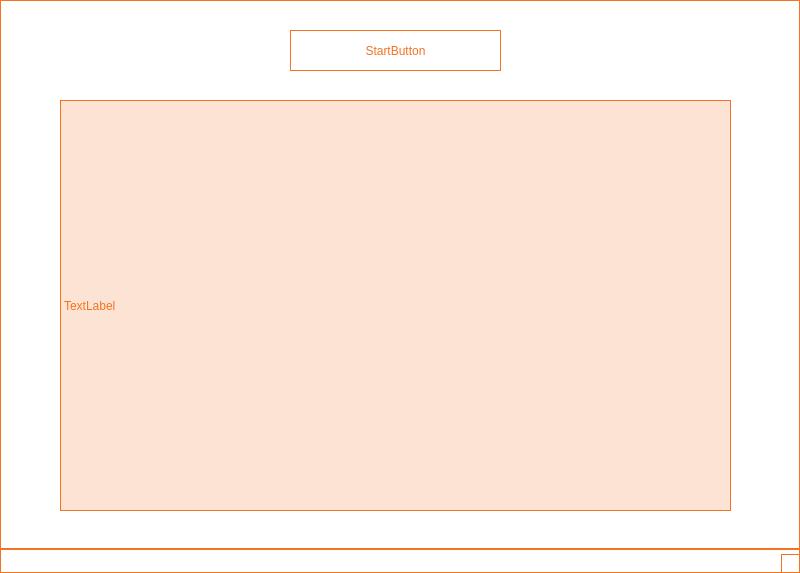
<?xml version="1.0" encoding="UTF-8"?>
<ui version="4.0">
 <class>MainWindow</class>
 <widget class="QMainWindow" name="MainWindow">
  <property name="geometry">
   <rect>
    <x>0</x>
    <y>0</y>
    <width>800</width>
    <height>573</height>
   </rect>
  </property>
  <property name="windowTitle">
   <string>MainWindow</string>
  </property>
  <property name="styleSheet">
   <string notr="true">font: 300 bold 13pt &quot;Quicksand Light&quot;;
color:  rgb(243,115,33);
background:white;
border:1px solid rgb(243,115,33);</string>
  </property>
  <widget class="QWidget" name="centralwidget">
   <widget class="QPushButton" name="startButton">
    <property name="geometry">
     <rect>
      <x>290</x>
      <y>30</y>
      <width>211</width>
      <height>41</height>
     </rect>
    </property>
    <property name="styleSheet">
     <string notr="true">QPushButton{
        color:  rgb(243,115,33);
        background:white;
        border:1px solid rgb(243,115,33);
        font: 500 10pt &quot;Quicksand Medium&quot;;
}

QPushButton:hover {
        color:  rgb(255, 255, 255);
        background-color:rgba(243,115,33,0.3);
        border:1px solid rgb(243,115,33);
        font: 500 8pt &quot;Quicksand Medium&quot;;
}</string>
    </property>
    <property name="text">
     <string>StartButton</string>
    </property>
   </widget>
   <widget class="QLabel" name="streamingLabel">
    <property name="geometry">
     <rect>
      <x>60</x>
      <y>100</y>
      <width>671</width>
      <height>411</height>
     </rect>
    </property>
    <property name="styleSheet">
     <string notr="true">font: 300 bold 13pt &quot;Quicksand Light&quot;;
color:  rgb(243,115,33);
background:rgba(243,115,33,0.2);
border:1px solid rgb(243,115,33);</string>
    </property>
    <property name="text">
     <string>TextLabel</string>
    </property>
   </widget>
  </widget>
  <widget class="QStatusBar" name="statusbar"/>
 </widget>
 <resources/>
 <connections/>
</ui>
